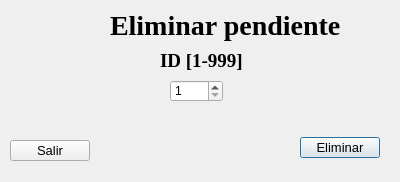
<?xml version="1.0" encoding="UTF-8"?>
<ui version="4.0">
 <class>eliminarPendiente</class>
 <widget class="QDialog" name="eliminarPendiente">
  <property name="geometry">
   <rect>
    <x>0</x>
    <y>0</y>
    <width>400</width>
    <height>182</height>
   </rect>
  </property>
  <property name="windowTitle">
   <string>Eliminar</string>
  </property>
  <property name="windowIcon">
   <iconset theme="QIcon::ThemeIcon::EditDelete"/>
  </property>
  <widget class="QLabel" name="label">
   <property name="geometry">
    <rect>
     <x>110</x>
     <y>10</y>
     <width>251</width>
     <height>31</height>
    </rect>
   </property>
   <property name="font">
    <font>
     <family>Times New Roman</family>
     <pointsize>21</pointsize>
     <bold>true</bold>
    </font>
   </property>
   <property name="text">
    <string>Eliminar pendiente</string>
   </property>
  </widget>
  <widget class="QSpinBox" name="idEliminar">
   <property name="geometry">
    <rect>
     <x>170</x>
     <y>80</y>
     <width>53</width>
     <height>22</height>
    </rect>
   </property>
   <property name="cursor">
    <cursorShape>PointingHandCursor</cursorShape>
   </property>
   <property name="minimum">
    <number>1</number>
   </property>
   <property name="maximum">
    <number>999</number>
   </property>
  </widget>
  <widget class="QLabel" name="label_2">
   <property name="geometry">
    <rect>
     <x>160</x>
     <y>50</y>
     <width>91</width>
     <height>21</height>
    </rect>
   </property>
   <property name="font">
    <font>
     <family>Times New Roman</family>
     <pointsize>14</pointsize>
     <italic>false</italic>
     <bold>true</bold>
     <underline>false</underline>
     <strikeout>false</strikeout>
    </font>
   </property>
   <property name="text">
    <string>ID [1-999]</string>
   </property>
  </widget>
  <widget class="QPushButton" name="botonEliminar">
   <property name="geometry">
    <rect>
     <x>300</x>
     <y>137</y>
     <width>80</width>
     <height>21</height>
    </rect>
   </property>
   <property name="font">
    <font>
     <pointsize>10</pointsize>
     <bold>false</bold>
    </font>
   </property>
   <property name="text">
    <string>Eliminar</string>
   </property>
  </widget>
  <widget class="QPushButton" name="botonSalir">
   <property name="geometry">
    <rect>
     <x>10</x>
     <y>140</y>
     <width>80</width>
     <height>21</height>
    </rect>
   </property>
   <property name="font">
    <font>
     <pointsize>10</pointsize>
     <bold>false</bold>
    </font>
   </property>
   <property name="text">
    <string>Salir</string>
   </property>
  </widget>
 </widget>
 <resources/>
 <connections/>
</ui>
